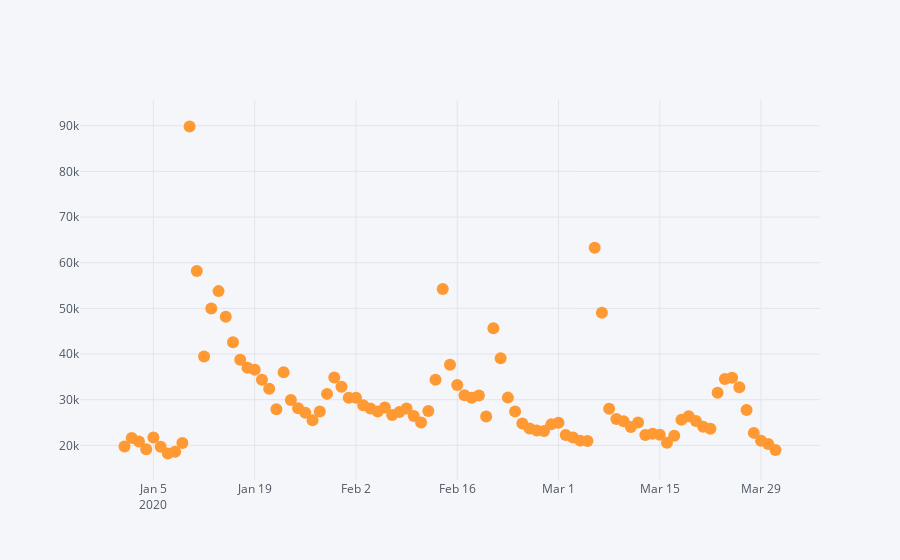

The notebook cell this image was saved under:
### Code cell
vk.iplot(kind  = 'scatter', x = 'index',y = 'date', mode = 'markers')
